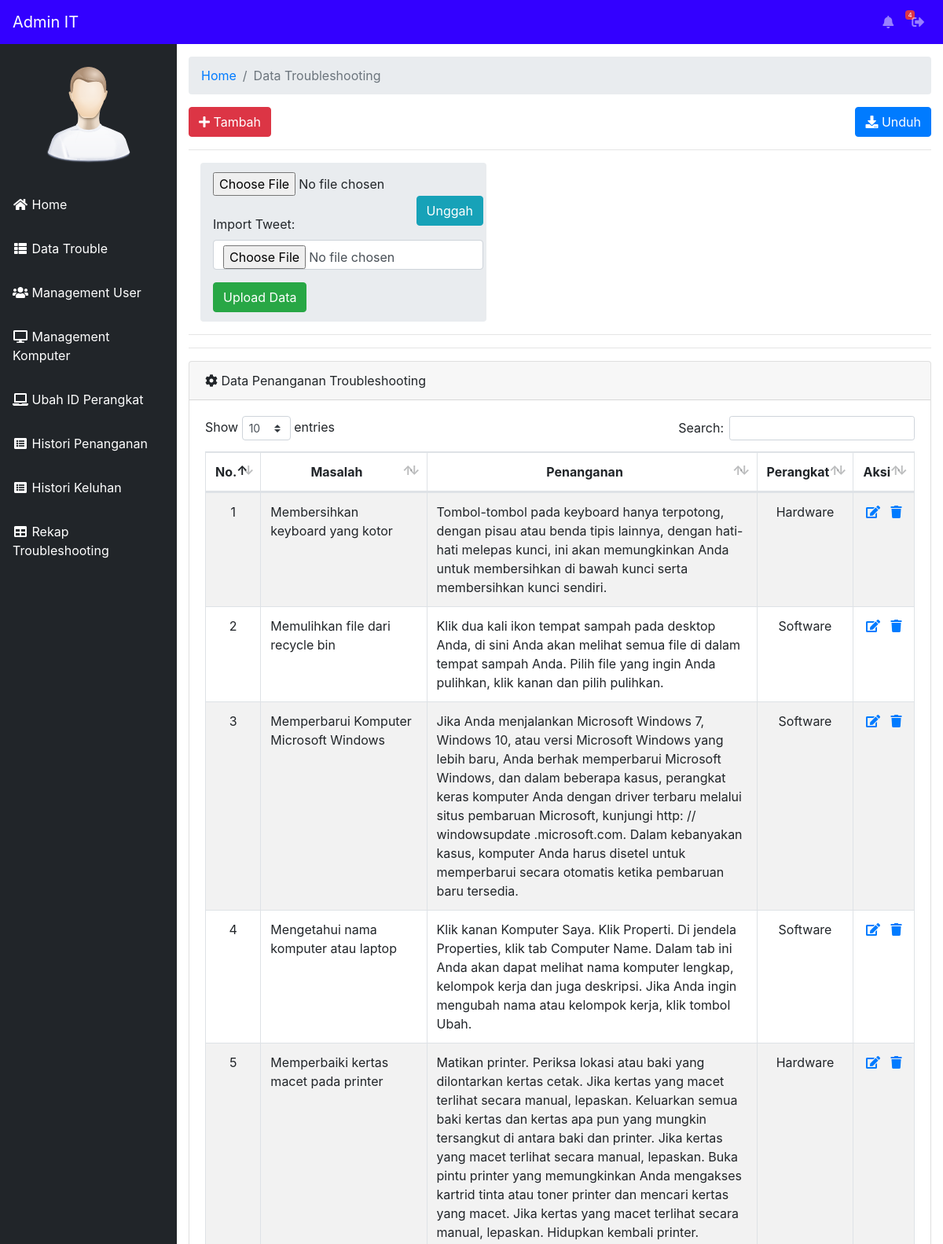
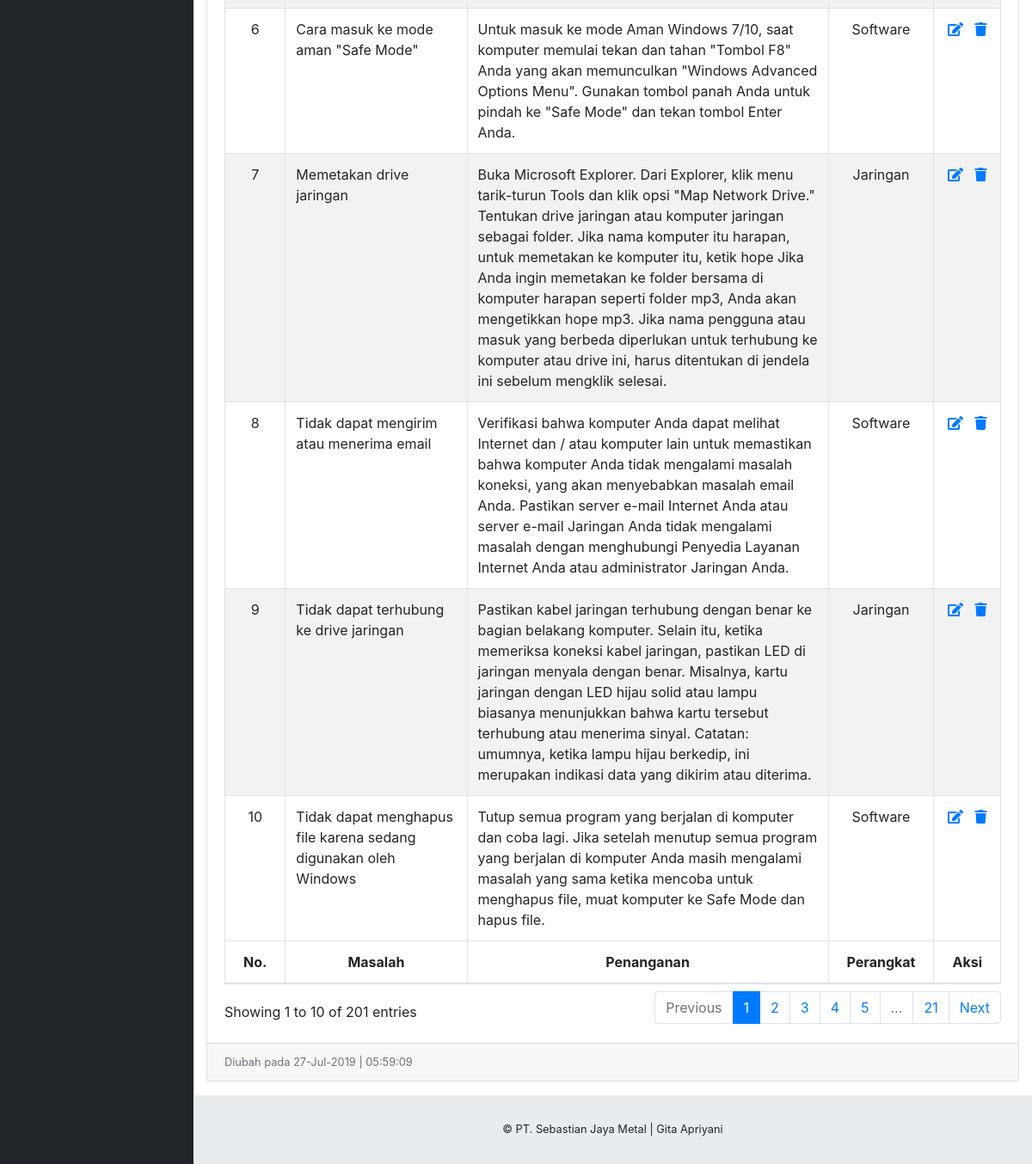
The page /staff/index.php?halaman=data-trouble (signed in) on the database its author committed (2 pictures, top to bottom).
### tables this page shows
CREATE TABLE IF NOT EXISTS `tbl_keluhan` (
  `id_keluhan` int(20) NOT NULL AUTO_INCREMENT,
  `keluhan` text NOT NULL,
  `normalisasi` text NOT NULL,
  `penanganan` text NOT NULL,
  `perangkat` varchar(30) NOT NULL,
  PRIMARY KEY (`id_keluhan`)
);

### staff/data-trouble.php (the view, shortened to what this page needs)
<div class="container-fluid">
        <ol class="breadcrumb">
          <li class="breadcrumb-item">
            <a href="index.php">Home</a>
          </li>
          <li class="breadcrumb-item active">Data Troubleshooting</li>
        </ol>
        <a href="index.php?halaman=tambah-trouble" class="btn btn-danger"><span class="fa fa-plus"></span> Tambah</a>
        <a href="csv_export.php" type="submit" name="import" class="btn btn-primary float-right"><span class="fa fa-download"></span> Unduh</a><hr>
        <div class="col-lg-5">
        <ol class="breadcrumb">
          <li class="breadcrumb-item">
            <form method="post" enctype="multipart/form-data" action="csv_import.php">
              <input type="file" name="file" id="file" accept=".csv" required="required">
              <button type="submit" id="submit" name="import" class="btn btn-info float-right">Unggah</button>
            </form><br>
            <form method="post" enctype="multipart/form-data" action="import_excel.php">
              <div class="form-group">
                <label for="keluhan">Import Tweet:</label>
                <input type="file" class="form-control" name="excelfile">
            </div>
            <input type="submit" class="btn btn-success" id="form_simpan" name="form_simpan" value="Upload Data">
            </form>
          </li>
        </ol>
        </div>
        <hr>
        <hr>
        <div class="card mb-3">
          <div class="card-header">
            <i class="fas fa-cog fa-spin"></i>
            Data Penanganan Troubleshooting</div>
          <div class="card-body">
            <div class="table-responsive">
              <table class="table table-striped table-bordered table-hover" id="dataTable">
                  <thead>
                      <tr>
                          <th><center>No.</center></th>
                          <th><center>Masalah</center></th>
                          <th><center>Penanganan</center></th>
                          <th><center>Perangkat</center></th>
                          <th><center>Aksi</center></th>
                      </tr>
                  </thead>
                  <tfoot>
                      <tr>
                          <th><center>No.</center></th>
                          <th><center>Masalah</center></th>
                          <th><center>Penanganan</center></th>
                          <th><center>Perangkat</center></th>
                          <th><center>Aksi</center></th>
                      </tr>
                  </tfoot>
                  <tbody>
                      <?php
                      $no = 1;
                      include '../config/koneksi.php';
                      $query = mysqli_query($konek, "SELECT * FROM tbl_keluhan") or die(mysqli_error());
                        if(mysqli_num_rows($query) == 0){
                          echo '<tr><td align="center">Tidak ada data!</td></tr>';
                        }
                        else{
                          while ($data = mysqli_fetch_array($query)) {
                            ?>
                        <tr>
                            <td><center><?php echo $no++; ?></center></td>
                            <td><?php echo $data['keluhan']; ?></td>
                            <td><?php echo $data['penanganan']; ?></td>
                            <td><center><?php echo $data['perangkat']; ?></center></td>
                            <td><center>
                              <a href="index.php?halaman=edit-trouble&id=<?php echo $data['id_keluhan'];?>" title="Edit Data"><span class="fa fa-edit"></span></a>&nbsp;&nbsp;
                              <a href="../config/delete_trouble.php?id=<?php echo $data['id_keluhan'];?>" title="Hapus Data" onclick="return confirm('Hapus Data ini?');"><span class="fas fa-trash"></span></a></center>
                            </td>
                        </tr>
                          <?php
                        }
                        }
                        ?>
                  </tbody>
              </table>
            </div>
          </div>
          <div class="card-footer small text-muted">Diubah pada <?php echo date("d-M-Y | H:i:s"); ?></div>
        </div>
      </div>

### rows shown on the page
tbl_keluhan: keluhan "Membersihkan keyboard yang kotor", penanganan "Tombol-tombol pada keyboard hanya terpotong, dengan pisau atau benda tipis lainnya, dengan hati-hati melepas kunci, ini akan memungkinkan Anda untuk membersihkan di bawah kunci serta membersihkan kunci sendiri.", perangkat "Hardware"
tbl_keluhan: keluhan "Memulihkan file dari recycle bin", penanganan "Klik dua kali ikon tempat sampah pada desktop Anda, di sini Anda akan melihat semua file di dalam tempat sampah Anda. Pilih file yang ingin Anda pulihkan, klik kanan dan pilih pulihkan.", perangkat "Software"
tbl_keluhan: keluhan "Memperbarui Komputer Microsoft Windows", penanganan "Jika Anda menjalankan Microsoft Windows 7, Windows 10, atau versi Microsoft Windows yang lebih baru, Anda berhak memperbarui Microsoft Windows, dan dalam beberapa kasus, perangkat keras komputer Anda dengan driver terbaru melalui situs pembaruan Microsoft, kunjungi http: // windowsupdate .microsoft.com. Dalam kebanyakan kasus, komputer Anda harus disetel untuk memperbarui secara otomatis ketika pembaruan baru tersedia.", perangkat "Software"
tbl_keluhan: keluhan "Mengetahui nama komputer atau laptop", penanganan "Klik kanan Komputer Saya. Klik Properti. Di jendela Properties, klik tab Computer Name. Dalam tab ini Anda akan dapat melihat nama komputer lengkap, kelompok kerja dan juga deskripsi. Jika Anda ingin mengubah nama atau kelompok kerja, klik tombol Ubah.", perangkat "Software"
tbl_keluhan: keluhan "Memperbaiki kertas macet pada printer", penanganan "Matikan printer. Periksa lokasi atau baki yang dilontarkan kertas cetak. Jika kertas yang macet terlihat secara manual, lepaskan. Keluarkan semua baki kertas dan kertas apa pun yang mungkin tersangkut di antara baki dan printer. Jika kertas yang macet terlihat secara manual, lepaskan. Buka pintu printer yang memungkinkan Anda mengakses kartrid tinta atau toner printer dan mencari kertas yang macet. Jika kertas yang macet terlihat secara manual, lepaskan. Hidupkan kembali printer.", perangkat "Hardware"
tbl_keluhan: keluhan "Cara masuk ke mode aman \"Safe Mode\"", penanganan "Untuk masuk ke mode Aman Windows 7/10, saat komputer memulai tekan dan tahan \"Tombol F8\" Anda yang akan memunculkan \"Windows Advanced Options Menu\". Gunakan tombol panah Anda untuk pindah ke \"Safe Mode\" dan tekan tombol Enter Anda.", perangkat "Software"
tbl_keluhan: keluhan "Memetakan drive jaringan", penanganan "Buka Microsoft Explorer. Dari Explorer, klik menu tarik-turun Tools dan klik opsi \"Map Network Drive.\" Tentukan drive jaringan atau komputer jaringan sebagai folder. Jika nama komputer itu harapan, untuk memetakan ke komputer itu, ketik hope Jika Anda ingin memetakan ke folder bersama di komputer harapan seperti folder mp3, Anda akan mengetikkan hope mp3. Jika nama pengguna atau masuk yang berbeda diperlukan untuk terhubung ke komputer atau drive ini, harus ditentukan di jendela ini sebelum mengklik selesai.", perangkat "Jaringan"
tbl_keluhan: keluhan "Tidak dapat mengirim atau menerima email", penanganan "Verifikasi bahwa komputer Anda dapat melihat Internet dan / atau komputer lain untuk memastikan bahwa komputer Anda tidak mengalami masalah koneksi, yang akan menyebabkan masalah email Anda. Pastikan server e-mail Internet Anda atau server e-mail Jaringan Anda tidak mengalami masalah dengan menghubungi Penyedia Layanan Internet Anda atau administrator Jaringan Anda.", perangkat "Software"
tbl_keluhan: keluhan "Tidak dapat terhubung ke drive jaringan", penanganan "Pastikan kabel jaringan terhubung dengan benar ke bagian belakang komputer. Selain itu, ketika memeriksa koneksi kabel jaringan, pastikan LED di jaringan menyala dengan benar. Misalnya, kartu jaringan dengan LED hijau solid atau lampu biasanya menunjukkan bahwa kartu tersebut terhubung atau menerima sinyal. Catatan: umumnya, ketika lampu hijau berkedip, ini merupakan indikasi data yang dikirim atau diterima.", perangkat "Jaringan"
tbl_keluhan: keluhan "Tidak dapat menghapus file karena sedang digunakan oleh Windows", penanganan "Tutup semua program yang berjalan di komputer dan coba lagi. Jika setelah menutup semua program yang berjalan di komputer Anda masih mengalami masalah yang sama ketika mencoba untuk menghapus file, muat komputer ke Safe Mode dan hapus file.", perangkat "Software"

### other values the page prints
$level "Admin"
$countNotif "4"
